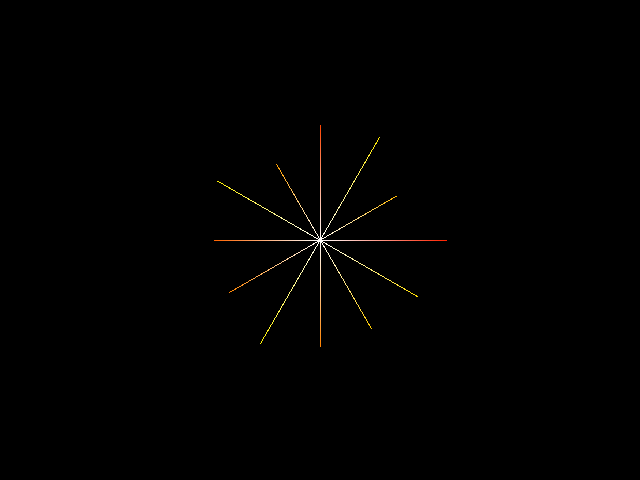
Frame 1 (no input)
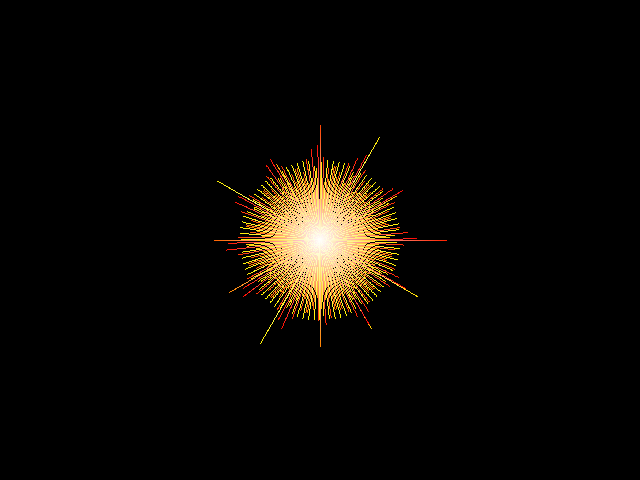
Frame 60 (the mouse pressed at the canvas centre just before this capture)
Frame 120 (the mouse held since frame 60 and released just before this capture): identical to frame 60, image omitted

The Processing sketch that drew these frames (run headless with seeded random() and noise(); from frame 60 on, the mouse is pressed at the canvas centre):

// Processing sketch: m02_ex07_soleil
// ── m02_ex07_soleil.pde
void setup() {
	size(640,480);
	colorMode(HSB,360,100,100);
	background(0);
	soleil(width/2, height/2, height/2, 12);
}

void draw() {
}

void mousePressed() {
	background(0);
	soleil(width/2, height/2, random(20, height/2), random(3,1000));
}

float inc = 0;
void soleil(float pos_x, float pos_y, float rayon, float num) {
	float ligne = 0;
	while(ligne < num) {
		ligne++;
		float direction = map(ligne,0,num,0,2*PI);
		float x = sin(direction);
		float y = cos(direction);
		float r = 0;
		inc = abs(sin(ligne)) ;
		float temp_rayon = noise(inc) * rayon;
		while(r < temp_rayon) {
			int c = couleur(inc, r, temp_rayon);
			set(int(x*r+pos_x) ,int(y*r+pos_y),c);
			r++;
		}
	} 
}

int couleur(float direction, float dist, float dist_max) {
	
	float hue = map(direction, 0, 2 *PI, 0, 360);
	float saturation = map(dist,0,dist_max,0,100);
	return color(hue,saturation,100);
}
